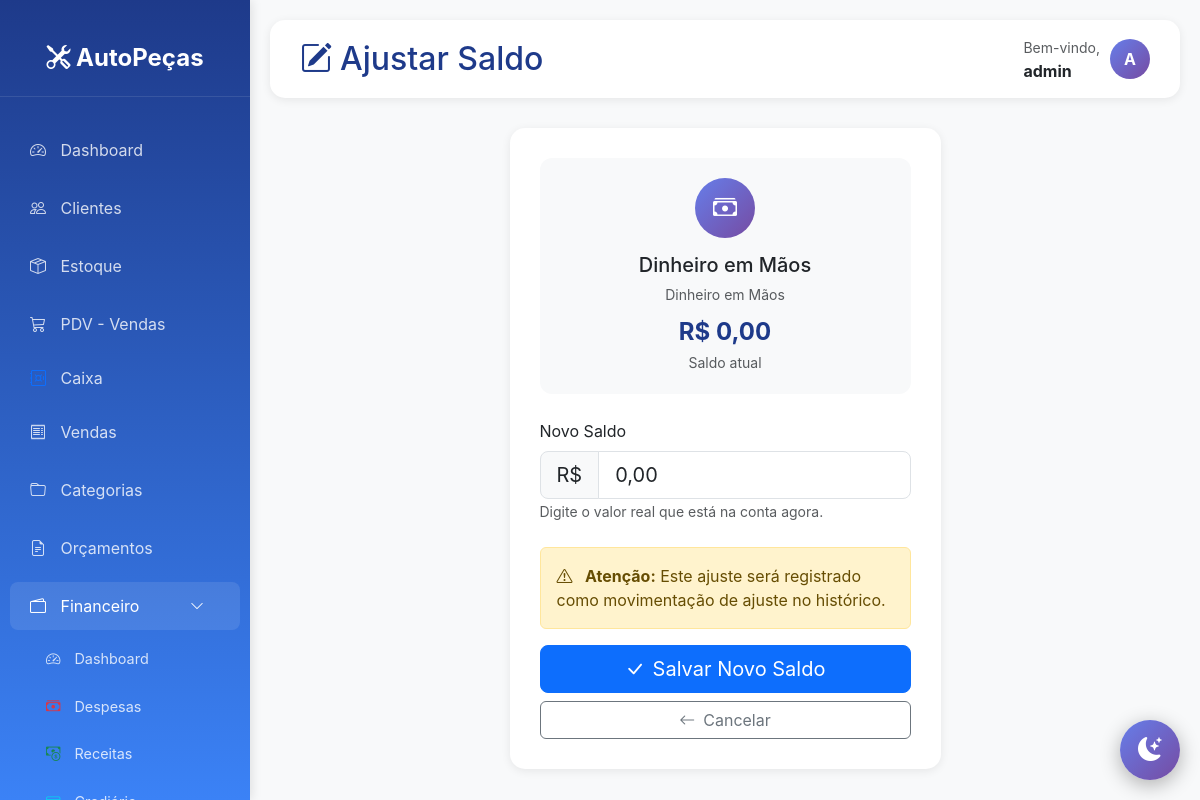
The page /financeiro/caixa/contas/2/atualizar-saldo/ (signed in) on the database its author committed.
### financeiro/models.py (models this page shows, shortened)
class ContaFinanceira(models.Model):
    TIPO_CHOICES = [
        ('BANCO', 'Conta Bancária'),
        ('DINHEIRO', 'Dinheiro em Mãos'),
    ]
    nome = models.CharField(max_length=100, verbose_name='Nome')
    tipo = models.CharField(max_length=10, choices=TIPO_CHOICES, verbose_name='Tipo')
    saldo_inicial = models.DecimalField(max_digits=12, decimal_places=2, default=0,
                                        verbose_name='Saldo Inicial')
    saldo_atual = models.DecimalField(max_digits=12, decimal_places=2, default=0,
                                      verbose_name='Saldo Atual')
    ativo = models.BooleanField(default=True, verbose_name='Ativo')
    icone = models.CharField(max_length=50, default='bi-wallet', verbose_name='Ícone')
    cor = models.CharField(max_length=20, default='#6c757d', verbose_name='Cor')
    data_cadastro = models.DateTimeField(auto_now_add=True)
    data_atualizacao = models.DateTimeField(auto_now=True)
    class Meta:
        verbose_name = 'Conta Financeira'
        verbose_name_plural = 'Contas Financeiras'
        ordering = ['nome']

### financeiro/views.py (the view, shortened to what this page needs)
# urls.py: path('caixa/contas/<int:conta_id>/atualizar-saldo/', views.atualizar_saldo_inicial, name='atualizar_saldo_inicial'),
@login_required
def atualizar_saldo_inicial(request, conta_id):
    conta = get_object_or_404(ContaFinanceira, id=conta_id)
    return render(request, 'financeiro/caixa/atualizar_saldo.html', {'conta': conta})

### templates/financeiro/caixa/atualizar_saldo.html (shortened to what this page needs)
{% extends 'base.html' %}
{% block page_title %}
<i class="bi bi-pencil-square me-2"></i>Ajustar Saldo
{% endblock %}
{% block content %}
<div class="container-fluid">
    <div class="row justify-content-center">
        <div class="col-lg-6">
            <div class="form-card">
                <div class="conta-info">
                    <div class="icon">
                        <i class="bi {{ conta.icone }}"></i>
                    </div>
                    <h5>{{ conta.nome }}</h5>
                    <small class="text-muted">{{ conta.get_tipo_display }}</small>
                    <div class="saldo-atual mt-2">
                        R$ {{ conta.saldo_atual|floatformat:2 }}
                    </div>
                    <small class="text-muted">Saldo atual</small>
                </div>
                <form method="post" id="formSaldo">
                    <div class="mb-4">
                        <label for="saldo" class="form-label">Novo Saldo</label>
                        <div class="input-group input-group-lg">
                            <span class="input-group-text">R$</span>
                            <input type="text" class="form-control" name="saldo" id="saldo"
                                   placeholder="0,00" required
                                   value="{{ conta.saldo_atual|floatformat:2|default:'0,00' }}">
                        </div>
                        <small class="text-muted">
                            Digite o valor real que está na conta agora.
                        </small>
                    </div>
                    <div class="alert alert-warning">
                        <i class="bi bi-exclamation-triangle me-2"></i>
                        <strong>Atenção:</strong> Este ajuste será registrado como movimentação de ajuste no histórico.
                    </div>
                    <div class="d-grid gap-2">
                        <button type="submit" class="btn btn-primary btn-lg">
                            <i class="bi bi-check-lg me-2"></i>Salvar Novo Saldo
                        </button>
                        <a href="{% url 'financeiro:gerenciar_contas' %}" class="btn btn-outline-secondary">
                            <i class="bi bi-arrow-left me-2"></i>Cancelar
                        </a>
                    </div>
                </form>
            </div>
        </div>
    </div>
</div>
{% endblock %}

### templates/base.html (shortened to what this page needs)
<!DOCTYPE html>
<html lang="pt-BR">
<head>
    <link href="https://cdn.jsdelivr.net/npm/bootstrap@5.3.0/dist/css/bootstrap.min.css" rel="stylesheet">
    <link rel="stylesheet" href="https://cdn.jsdelivr.net/npm/bootstrap-icons@1.10.0/font/bootstrap-icons.css">
</head>
<body>
    <div class="sidebar">
        <div class="logo">
            <i class="bi bi-tools"></i> AutoPeças
        </div>
        <nav class="nav flex-column mt-4">
            <a class="nav-link {% if request.path == '/' %}active{% endif %}" href="{% url 'dashboard' %}">
                <i class="bi bi-speedometer2"></i> Dashboard
            </a>
            <a class="nav-link {% if 'clientes' in request.path %}active{% endif %}" href="{% url 'lista_clientes' %}">
                <i class="bi bi-people"></i> Clientes
            </a>
            <a class="nav-link {% if 'estoque' in request.path %}active{% endif %}" href="{% url 'lista_estoque' %}">
                <i class="bi bi-box-seam"></i> Estoque
            </a>
            <a class="nav-link {% if 'pdv' in request.path %}active{% endif %}" href="{% url 'pdv' %}">
                <i class="bi bi-cart3"></i> PDV - Vendas
            </a>
            <a class="nav-link py-2" href="{% url 'financeiro:dashboard_caixa' %}">
                <i class="bi bi-safe text-primary"></i> Caixa
            </a>
            <a class="nav-link {% if 'vendas' in request.path %}active{% endif %}" href="{% url 'lista_vendas' %}">
                <i class="bi bi-receipt"></i> Vendas
            </a>
            <a class="nav-link" href="{% url 'lista_categorias' %}">
                <i class="bi bi-folder"></i> Categorias
            </a>
            <a class="nav-link" href="{% url 'lista_orcamentos' %}">
                <i class="bi bi-file-earmark-text"></i> Orçamentos
            </a>
            <a class="nav-link d-flex justify-content-between align-items-center {% if 'financeiro' in request.path %}active{% endif %}"
            data-bs-toggle="collapse" href="#menuFinanceiro" role="button"
            aria-expanded="{% if 'financeiro' in request.path %}true{% else %}false{% endif %}">
                <span><i class="bi bi-wallet2"></i> Financeiro</span>
                <i class="bi bi-chevron-down small"></i>
            </a>
            <div class="collapse {% if 'financeiro' in request.path %}show{% endif %}" id="menuFinanceiro">
                <nav class="nav flex-column ms-3" style="font-size: 0.9rem;">
                    <a class="nav-link py-2" href="{% url 'financeiro:dashboard' %}">
                        <i class="bi bi-speedometer2"></i> Dashboard
                    </a>
                    <a class="nav-link py-2" href="{% url 'financeiro:lista_contas' %}">
                        <i class="bi bi-cash-stack text-danger"></i> Despesas
                    </a>
                    <a class="nav-link py-2" href="{% url 'financeiro:lista_receitas' %}">
                        <i class="bi bi-cash-coin text-success"></i> Receitas
                    </a>
                    <a class="nav-link py-2" href="{% url 'financeiro:lista_crediario' %}">
                        <i class="bi bi-credit-card text-info"></i> Crediário
                    </a>
                </nav>
            </div>
        </nav>
    </div>
    <div class="main-content">
        <div class="topbar">
            <h2>{% block page_title %}Sistema de Gestão{% endblock %}</h2>
            <div class="user-info">
                <div>
                    <small class="text-muted">Bem-vindo,</small><br>
                    <strong>{{ user.username }}</strong>
                </div>
                <div class="user-avatar">
                    {{ user.username|slice:":1"|upper }}
                </div>
            </div>
        </div>
        {% block content %}{% endblock %}
    </div>
    <button class="theme-toggle" id="theme-toggle" title="Alternar tema">
        <i class="bi bi-moon-stars-fill" id="theme-icon"></i>
    </button>
</body>
</html>

### templates/base.html (style rules this page uses)
:root { --primary-color: #0d6efd; --secondary-color: #6c757d; --success-color: #198754; --danger-color: #dc3545; --warning-color: #ffc107; --info-color: #0dcaf0; }
body { font-family: -apple-system, BlinkMacSystemFont, 'Segoe UI', Roboto, 'Helvetica Neue', Arial, sans-serif; background-color: #f8f9fa; transition: background-color 0.3s ease, color 0.3s ease; }
.theme-toggle { position: fixed; bottom: 20px; right: 20px; width: 60px; height: 60px; border-radius: 50%; background: linear-gradient(135deg, #667eea 0%, #764ba2 100%); border: none; color: white; font-size: 24px; cursor: pointer; box-shadow: 0 5px 20px rgba(0,0,0,0.3); transition: all 0.3s ease; z-index: 1000; display: flex; align-items: center; justify-content: center; }
.sidebar { height: 100vh; background: linear-gradient(180deg, #1e3a8a 0%, #3b82f6 100%); color: white; position: fixed; top: 0; left: 0; width: 250px; padding-top: 20px; box-shadow: 2px 0 10px rgba(0,0,0,0.1); overflow-y: auto; overflow-x: hidden; }
.sidebar .logo { text-align: center; padding: 20px; font-size: 24px; font-weight: bold; border-bottom: 1px solid rgba(255,255,255,0.1); }
.sidebar .nav-link { color: rgba(255,255,255,0.8); padding: 12px 20px; margin: 5px 10px; border-radius: 8px; transition: all 0.3s; }
.sidebar .nav-link:hover, .sidebar .nav-link.active { background-color: rgba(255,255,255,0.1); color: white; }
.sidebar .nav-link i { margin-right: 10px; width: 20px; }
.main-content { margin-left: 250px; padding: 20px; }
.topbar { background: white; padding: 15px 30px; border-radius: 15px; margin-bottom: 30px; box-shadow: 0 2px 10px rgba(0,0,0,0.08); display: flex; justify-content: space-between; align-items: center; }
.topbar h2 { margin: 0; color: #1e3a8a; }
.user-info { display: flex; align-items: center; gap: 10px; }
.user-avatar { width: 40px; height: 40px; border-radius: 50%; background: linear-gradient(135deg, #667eea 0%, #764ba2 100%); display: flex; align-items: center; justify-content: center; color: white; font-weight: bold; }

### templates/financeiro/caixa/atualizar_saldo.html (style rules this page uses)
.form-card { background: white; border-radius: 15px; padding: 30px; box-shadow: 0 2px 10px rgba(0,0,0,0.08); max-width: 500px; margin: 0 auto; }
.conta-info { background: #f8f9fa; border-radius: 12px; padding: 20px; margin-bottom: 25px; text-align: center; }
.conta-info .icon { width: 60px; height: 60px; border-radius: 50%; background: linear-gradient(135deg, #667eea 0%, #764ba2 100%); display: flex; align-items: center; justify-content: center; margin: 0 auto 15px; font-size: 24px; color: white; }
.conta-info h5 { margin-bottom: 5px; }
.conta-info .saldo-atual { font-size: 24px; font-weight: bold; color: #1e3a8a; }

### rows shown on the page
ContaFinanceira: nome "Dinheiro em Mãos", tipo "Dinheiro em Mãos", saldo_atual "0,00", saldo "0,00"

### other values the page prints
{{ user.username }} "admin"
{{ user.username|slice:":1"|upper }} "A"
